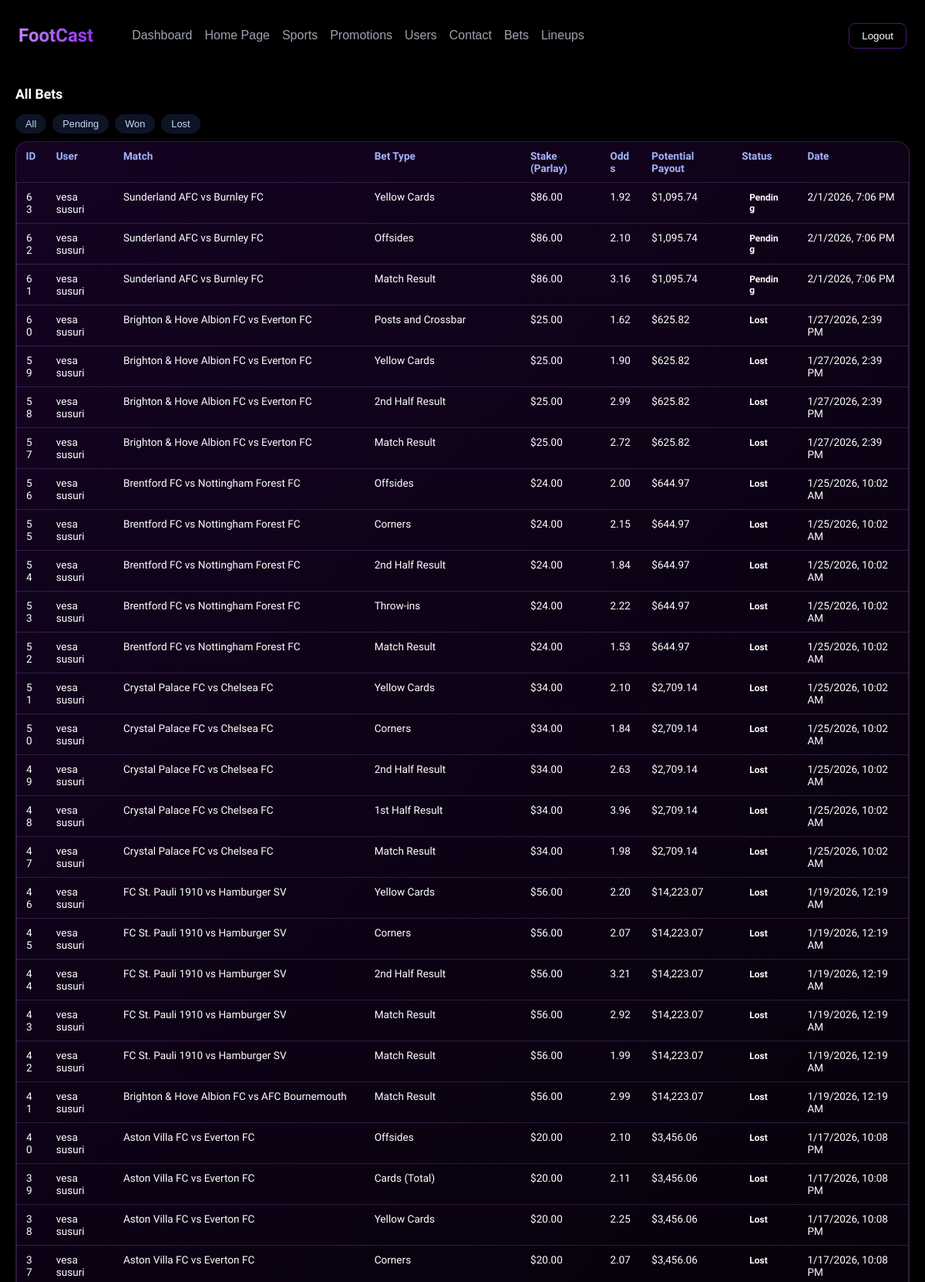
/admin-dashboard/bets.php (signed in, upper part), run on the app's committed database.
### tables this page shows
CREATE TABLE `parlay_selections` (
  `id` int(11) NOT NULL,
  `parlay_id` int(11) NOT NULL,
  `match_id` int(11) NOT NULL,
  `bet_type` varchar(50) NOT NULL,
  `bet_value` varchar(20) DEFAULT NULL,
  `bet_category` varchar(30) DEFAULT NULL,
  `odds` decimal(5,2) NOT NULL,
  `status` enum('pending','won','lost','cancelled') DEFAULT 'pending'
);

CREATE TABLE `users` (
  `id` int(11) NOT NULL,
  `username` varchar(50) NOT NULL,
  `email` varchar(100) NOT NULL,
  `password` varchar(255) NOT NULL,
  `balance` decimal(10,2) DEFAULT 1000.00,
  `role` enum('user','admin') DEFAULT 'user',
  `created_at` timestamp NOT NULL DEFAULT current_timestamp()
);

CREATE TABLE `parlays` (
  `id` int(11) NOT NULL,
  `user_id` int(11) NOT NULL,
  `stake` decimal(10,2) NOT NULL,
  `total_odds` decimal(10,2) NOT NULL,
  `potential_payout` decimal(10,2) NOT NULL,
  `status` enum('pending','won','lost','cancelled') DEFAULT 'pending',
  `cashed_out_amount` decimal(10,2) DEFAULT NULL,
  `cashed_out_at` timestamp NULL DEFAULT NULL,
  `created_at` timestamp NOT NULL DEFAULT current_timestamp()
);

### admin-dashboard/bets.php (the view, shortened to what this page needs)
<?php
    $db = footcast_db();
    $bets = [];
    $betsSql = "
        SELECT
            ps.id,
            u.username,
            CONCAT(m.home_team, ' vs ', m.away_team) AS match_name,
            ps.bet_type,
            ps.odds,
            ps.status,
            p.stake,
            p.potential_payout,
            p.created_at
        FROM parlay_selections ps
        JOIN parlays p ON p.id = ps.parlay_id
        JOIN users u ON u.id = p.user_id
        JOIN matches m ON m.id = ps.match_id
        ORDER BY p.created_at DESC, ps.id DESC
        LIMIT 200
    ";
    if ($res = $db->query($betsSql)) {
        while ($row = $res->fetch_assoc()) {
            $bets[] = $row;
        }
    }
?>
<!DOCTYPE html>
<html lang="en">
<head>
    <link rel="stylesheet" href="../assets/css/style.css">
    <link rel="stylesheet" href="./assets/css/bets.css">
</head>
<body>
    <?php include("./assets/php/header.php"); ?>
    <main class="admin-main">
        <section class="admin-section admin-section-active">
            <div class="admin-section-header">
                <h2>All Bets</h2>
            </div>
            <div class="admin-bet-filters">
                <button class="admin-filter-btn active" data-status="all">All</button>
                <button class="admin-filter-btn" data-status="pending">Pending</button>
                <button class="admin-filter-btn" data-status="won">Won</button>
                <button class="admin-filter-btn" data-status="lost">Lost</button>
            </div>
            <div class="admin-table-wrapper">
                <table class="admin-table" id="admin-bets-table">
                    <thead>
                        <tr>
                            <th>ID</th>
                            <th>User</th>
                            <th>Match</th>
                            <th>Bet Type</th>
                            <th>Stake (Parlay)</th>
                            <th>Odds</th>
                            <th>Potential Payout</th>
                            <th>Status</th>
                            <th>Date</th>
                        </tr>
                    </thead>
                    <tbody>
                        <?php if (empty($bets)): ?>
                            <tr>
                                <td colspan="9" class="admin-empty-cell">No bets found.</td>
                            </tr>
                        <?php else: ?>
                            <?php foreach ($bets as $b): ?>
                                <?php $status = strtolower((string) ($b['status'] ?? 'pending')); ?>
                                <tr data-status="<?php echo htmlspecialchars($status, ENT_QUOTES, 'UTF-8'); ?>">
                                    <td data-label="ID"><?php echo (int) $b['id']; ?></td>
                                    <td data-label="User"><?php echo htmlspecialchars($b['username'], ENT_QUOTES, 'UTF-8'); ?></td>
                                    <td data-label="Match"><?php echo htmlspecialchars($b['match_name'], ENT_QUOTES, 'UTF-8'); ?></td>
                                    <td data-label="Bet Type"><?php echo htmlspecialchars($b['bet_type'], ENT_QUOTES, 'UTF-8'); ?></td>
                                    <td data-label="Stake">$<?php echo number_format((float) $b['stake'], 2); ?></td>
                                    <td data-label="Odds"><?php echo number_format((float) $b['odds'], 2); ?></td>
                                    <td data-label="Potential Payout">$<?php echo number_format((float) $b['potential_payout'], 2); ?></td>
                                    <td data-label="Status">
                                        <span class="admin-pill admin-pill-<?php echo htmlspecialchars($status, ENT_QUOTES, 'UTF-8'); ?>">
                                            <?php echo htmlspecialchars(ucfirst($status), ENT_QUOTES, 'UTF-8'); ?>
                                        </span>
                                    </td>
                                    <td data-label="Date"><?php echo htmlspecialchars(date('n/j/Y, g:i A', strtotime($b['created_at'])), ENT_QUOTES, 'UTF-8'); ?></td>
                                </tr>
                            <?php endforeach; ?>
                        <?php endif; ?>
                    </tbody>
                </table>
            </div>
        </section>
    </main>
</body>
</html>

### assets/css/style.css (style rules this page uses)
* { box-sizing: border-box; }
body { margin: 0; font-family: "Krona One", sans-serif; background: #000; color: #fff; padding-top: 80px; overflow-x: hidden; -webkit-font-smoothing: antialiased; -moz-osx-font-smoothing: grayscale; }
h1,h2,h3,h4,h5,h6 { font-family: "Krona One", sans-serif; }

### admin-dashboard/assets/css/bets.css (style rules this page uses)
.admin-main { margin: 32px auto 40px; padding: 0 20px 40px; max-width: 1700px; width: 100%; box-sizing: border-box; }
.admin-section { display: none; margin-top: 12px; }
.admin-section-active { display: block; }
.admin-section-header { display: flex; justify-content: space-between; align-items: flex-end; margin-bottom: 12px; gap: 12px; flex-wrap: wrap; }
.admin-section-header h2 { margin: 0 0 4px; font-size: 17.6px; }
.admin-pill { display: inline-flex; align-items: center; justify-content: flex-start; padding: 2px 10px; border-radius: 999px; font-size: 12px; font-weight: 600; width: fit-content; max-width: 100%; text-align: left; }
.admin-bet-filters { display: flex; gap: 8px; margin-bottom: 10px; flex-wrap: wrap; }
.admin-filter-btn { border: none; padding: 4px 12px; border-radius: 999px; font-size: 12.8px; cursor: pointer; background: rgba(15, 23, 42, 0.9); color: #cbd5f5; border: 1px solid transparent; transition: all 0.2s ease; max-width: 100%; }
.admin-table-wrapper { background: linear-gradient(135deg, #7611bf2d 0%, #000000 100%); box-shadow: 0 5px 20px rgba(0, 0, 0, 0.4); border: 1px solid rgba(192, 132, 252, 0.2); border-radius: 16px; overflow-x: auto; -webkit-overflow-scrolling: touch; width: 100%; max-width: 100%; }
.admin-table { width: 100%; border-collapse: collapse; font-size: 13.6px; max-width: 100%; table-layout: auto; word-break: normal; overflow-wrap: anywhere; }
.admin-table th, .admin-table td { padding: 10px 12px; text-align: left; vertical-align: top; }
.admin-table th { font-weight: 600; color: #a5b4fc; }
.admin-table tbody tr:nth-child(even), .admin-table tbody tr:nth-child(odd) { border: 1px solid rgba(192, 132, 252, 0.2); }

### data on the page
parlay_selections: id "63", users.username "vesa susuri", match_name "Sunderland AFC vs Burnley FC", bet_type "Yellow Cards", parlay.stake "86.00", odds "1.92", parlay.potential_payout "1,095.74", status "Pending", parlay.created_at "2/1/2026, 7:06 PM"
parlay_selections: id "62", users.username "vesa susuri", match_name "Sunderland AFC vs Burnley FC", bet_type "Offsides", parlay.stake "86.00", odds "2.10", parlay.potential_payout "1,095.74", status "Pending", parlay.created_at "2/1/2026, 7:06 PM"
parlay_selections: id "61", users.username "vesa susuri", match_name "Sunderland AFC vs Burnley FC", bet_type "Match Result", parlay.stake "86.00", odds "3.16", parlay.potential_payout "1,095.74", status "Pending", parlay.created_at "2/1/2026, 7:06 PM"
parlay_selections: id "60", users.username "vesa susuri", match_name "Brighton & Hove Albion FC vs Everton FC", bet_type "Posts and Crossbar", parlay.stake "25.00", odds "1.62", parlay.potential_payout "625.82", status "Lost", parlay.created_at "1/27/2026, 2:39 PM"
parlay_selections: id "59", users.username "vesa susuri", match_name "Brighton & Hove Albion FC vs Everton FC", bet_type "Yellow Cards", parlay.stake "25.00", odds "1.90", parlay.potential_payout "625.82", status "Lost", parlay.created_at "1/27/2026, 2:39 PM"
parlay_selections: id "58", users.username "vesa susuri", match_name "Brighton & Hove Albion FC vs Everton FC", bet_type "2nd Half Result", parlay.stake "25.00", odds "2.99", parlay.potential_payout "625.82", status "Lost", parlay.created_at "1/27/2026, 2:39 PM"
parlay_selections: id "57", users.username "vesa susuri", match_name "Brighton & Hove Albion FC vs Everton FC", bet_type "Match Result", parlay.stake "25.00", odds "2.72", parlay.potential_payout "625.82", status "Lost", parlay.created_at "1/27/2026, 2:39 PM"
parlay_selections: id "56", users.username "vesa susuri", match_name "Brentford FC vs Nottingham Forest FC", bet_type "Offsides", parlay.stake "24.00", odds "2.00", parlay.potential_payout "644.97", status "Lost", parlay.created_at "1/25/2026, 10:02 AM"
parlay_selections: id "55", users.username "vesa susuri", match_name "Brentford FC vs Nottingham Forest FC", bet_type "Corners", parlay.stake "24.00", odds "2.15", parlay.potential_payout "644.97", status "Lost", parlay.created_at "1/25/2026, 10:02 AM"
parlay_selections: id "54", users.username "vesa susuri", match_name "Brentford FC vs Nottingham Forest FC", bet_type "2nd Half Result", parlay.stake "24.00", odds "1.84", parlay.potential_payout "644.97", status "Lost", parlay.created_at "1/25/2026, 10:02 AM"
parlay_selections: id "53", users.username "vesa susuri", match_name "Brentford FC vs Nottingham Forest FC", bet_type "Throw-ins", parlay.stake "24.00", odds "2.22", parlay.potential_payout "644.97", status "Lost", parlay.created_at "1/25/2026, 10:02 AM"
parlay_selections: id "52", users.username "vesa susuri", match_name "Brentford FC vs Nottingham Forest FC", bet_type "Match Result", parlay.stake "24.00", odds "1.53", parlay.potential_payout "644.97", status "Lost", parlay.created_at "1/25/2026, 10:02 AM"
parlay_selections: id "51", users.username "vesa susuri", match_name "Crystal Palace FC vs Chelsea FC", bet_type "Yellow Cards", parlay.stake "34.00", odds "2.10", parlay.potential_payout "2,709.14", status "Lost", parlay.created_at "1/25/2026, 10:02 AM"
parlay_selections: id "50", users.username "vesa susuri", match_name "Crystal Palace FC vs Chelsea FC", bet_type "Corners", parlay.stake "34.00", odds "1.84", parlay.potential_payout "2,709.14", status "Lost", parlay.created_at "1/25/2026, 10:02 AM"
parlay_selections: id "49", users.username "vesa susuri", match_name "Crystal Palace FC vs Chelsea FC", bet_type "2nd Half Result", parlay.stake "34.00", odds "2.63", parlay.potential_payout "2,709.14", status "Lost", parlay.created_at "1/25/2026, 10:02 AM"
parlay_selections: id "48", users.username "vesa susuri", match_name "Crystal Palace FC vs Chelsea FC", bet_type "1st Half Result", parlay.stake "34.00", odds "3.96", parlay.potential_payout "2,709.14", status "Lost", parlay.created_at "1/25/2026, 10:02 AM"
parlay_selections: id "47", users.username "vesa susuri", match_name "Crystal Palace FC vs Chelsea FC", bet_type "Match Result", parlay.stake "34.00", odds "1.98", parlay.potential_payout "2,709.14", status "Lost", parlay.created_at "1/25/2026, 10:02 AM"
parlay_selections: id "46", users.username "vesa susuri", match_name "FC St. Pauli 1910 vs Hamburger SV", bet_type "Yellow Cards", parlay.stake "56.00", odds "2.20", parlay.potential_payout "14,223.07", status "Lost", parlay.created_at "1/19/2026, 12:19 AM"
parlay_selections: id "45", users.username "vesa susuri", match_name "FC St. Pauli 1910 vs Hamburger SV", bet_type "Corners", parlay.stake "56.00", odds "2.07", parlay.potential_payout "14,223.07", status "Lost", parlay.created_at "1/19/2026, 12:19 AM"
parlay_selections: id "44", users.username "vesa susuri", match_name "FC St. Pauli 1910 vs Hamburger SV", bet_type "2nd Half Result", parlay.stake "56.00", odds "3.21", parlay.potential_payout "14,223.07", status "Lost", parlay.created_at "1/19/2026, 12:19 AM"
parlay_selections: id "43", users.username "vesa susuri", match_name "FC St. Pauli 1910 vs Hamburger SV", bet_type "Match Result", parlay.stake "56.00", odds "2.92", parlay.potential_payout "14,223.07", status "Lost", parlay.created_at "1/19/2026, 12:19 AM"
parlay_selections: id "42", users.username "vesa susuri", match_name "FC St. Pauli 1910 vs Hamburger SV", bet_type "Match Result", parlay.stake "56.00", odds "1.99", parlay.potential_payout "14,223.07", status "Lost", parlay.created_at "1/19/2026, 12:19 AM"
parlay_selections: id "41", users.username "vesa susuri", match_name "Brighton & Hove Albion FC vs AFC Bournemouth", bet_type "Match Result", parlay.stake "56.00", odds "2.99", parlay.potential_payout "14,223.07", status "Lost", parlay.created_at "1/19/2026, 12:19 AM"
parlay_selections: id "40", users.username "vesa susuri", match_name "Aston Villa FC vs Everton FC", bet_type "Offsides", parlay.stake "20.00", odds "2.10", parlay.potential_payout "3,456.06", status "Lost", parlay.created_at "1/17/2026, 10:08 PM"
parlay_selections: id "39", users.username "vesa susuri", match_name "Aston Villa FC vs Everton FC", bet_type "Cards (Total)", parlay.stake "20.00", odds "2.11", parlay.potential_payout "3,456.06", status "Lost", parlay.created_at "1/17/2026, 10:08 PM"
parlay_selections: id "38", users.username "vesa susuri", match_name "Aston Villa FC vs Everton FC", bet_type "Yellow Cards", parlay.stake "20.00", odds "2.25", parlay.potential_payout "3,456.06", status "Lost", parlay.created_at "1/17/2026, 10:08 PM"
parlay_selections: id "37", users.username "vesa susuri", match_name "Aston Villa FC vs Everton FC", bet_type "Corners", parlay.stake "20.00", odds "2.07", parlay.potential_payout "3,456.06", status "Lost", parlay.created_at "1/17/2026, 10:08 PM"
